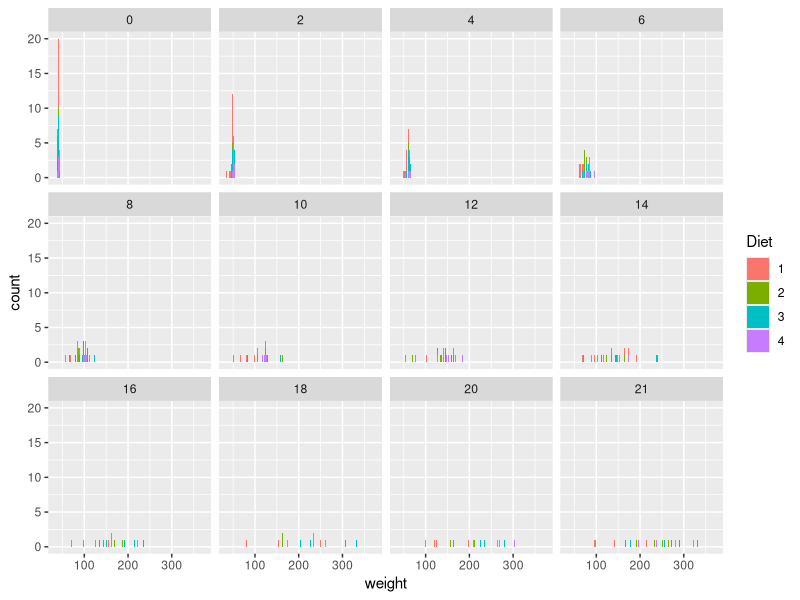

Source code (R):
library(ggplot2)
png('chick-video.png', width = 2000, height = 1600, res = 400)                   
ggplot(ChickWeight) + aes(x = weight, fill = Diet, group = Chick) +
  geom_bar() + facet_wrap(~ Time)
dev.off()
